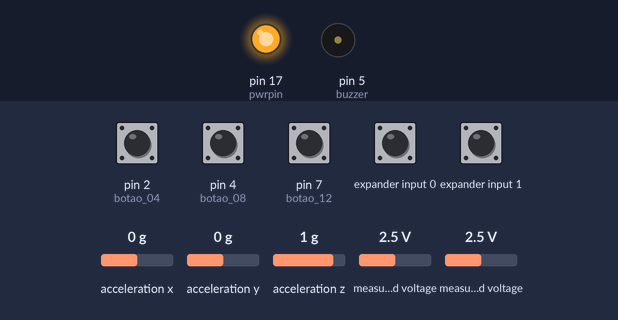
The program below on a simulated Arduino Uno, built with avr-gcc and run on an emulated ATmega328P. Parts: output pins drawn as LEDs (lit = HIGH), buzzer (waves = sounding). Wiring (inferred from the names in the program): Wii Nunchuk at I2C address 0x52. The inputs (shaded band) are chosen by the test bench; at power-on: expander input 0, expander input 1 HIGH, pin 2 (botao_04), pin 4 (botao_08), pin 7 (botao_12) LOW, acceleration x 0 g, acceleration y 0 g, acceleration z 1 g, measured voltage 2.5 V. What the program prints to the serial monitor is not drawn.

Above: at 1.3 s.
1.4 s: pin 2 (botao_04) pulled HIGH for 0.15 s
At 1.49 s:
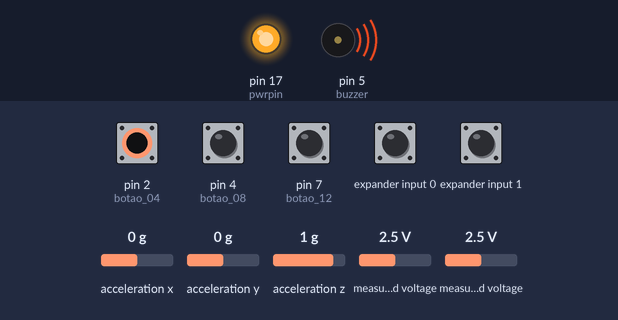
Timing chart, 0 to 4.4 s (numbered marks = the images above; inputs shaded):
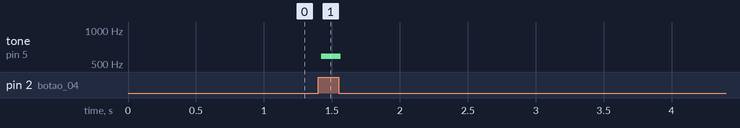

The program:

main.cpp
```cpp
#include <Arduino.h>
#include <Wire.h>
#include "nunchuck_funcs.h"
#include <math.h>

struct colors {
  int color[12][3];
  colors() {
    color[0][0] = 0;
    color[0][1] = 255;
    color[0][2] = 0;
    color[1][0] = 0;
    color[1][1] = 255;
    color[1][2] = 170;
    color[2][0] = 0;
    color[2][1] = 85;
    color[2][2] = 255;
    color[3][0] = 0;
    color[3][1] = 0;
    color[3][2] = 255;
    color[4][0] = 100;
    color[4][1] = 0;
    color[4][2] = 255;
    color[5][0] = 255;
    color[5][1] = 0;
    color[5][2] = 255;
    color[6][0] = 255;
    color[6][1] = 0;
    color[6][2] = 80;
    color[7][0] = 255;
    color[7][1] = 0;
    color[7][2] = 0;
    color[8][0] = 255;
    color[8][1] = 42;
    color[8][2] = 0;
    color[9][0] = 255;
    color[9][1] = 100;
    color[9][2] = 0;
    color[10][0] = 255;
    color[10][1] = 180;
    color[10][2] = 0;
    color[11][0] = 128;
    color[11][1] = 255;
    color[11][2] = 0;

  }
} col;

struct keys {
  int note[89];
  keys() {
    note[0] = 31; //B0
    note[1] = 33; //C1
    note[2] = 35;
    note[3] = 37;
    note[4] = 39;
    note[5] = 41;
    note[6] = 44;
    note[7] = 46;
    note[8] = 49;
    note[9] = 52;
    note[10] = 55;
    note[11] = 58;
    note[12] = 62;
    note[13] = 65;//C2
    note[14] = 69;
    note[15] = 73;
    note[16] = 78;
    note[17] = 82;
    note[18] = 87;
    note[19] = 93;
    note[20] = 98;
    note[21] = 104;
    note[22] = 110;
    note[23] = 117;
    note[24] = 123;
    note[25] = 131;//C3
    note[26] = 139;
    note[27] = 147;
    note[28] = 156;
    note[29] = 165;
    note[30] = 175;
    note[31] = 185;
    note[32] = 196;
    note[33] = 208;
    note[34] = 220;
    note[35] = 233;
    note[36] = 247;
    note[37] = 262;//C4
    note[38] = 277;
    note[39] = 294;
    note[40] = 311;
    note[41] = 330;
    note[42] = 349;
    note[43] = 370;
    note[44] = 392;
    note[45] = 415;
    note[46] = 440;
    note[47] = 466;
    note[48] = 494;
    note[49] = 523;//C5
    note[50] = 554;
    note[51] = 587;
    note[52] = 622;
    note[53] = 659;
    note[54] = 698;
    note[55] = 740;
    note[56] = 784;
    note[57] = 831;
    note[58] = 880;
    note[59] = 932;
    note[60] = 988;
    note[61] = 1047;//C6
    note[62] = 1109;
    note[63] = 1175;
    note[64] = 1245;
    note[65] = 1319;
    note[66] = 1397;
    note[67] = 1480;
    note[68] = 1568;
    note[69] = 1661;
    note[70] = 1760;
    note[71] = 1865;
    note[72] = 1976;
    note[73] = 2093;//C7
    note[74] = 2217;
    note[75] = 2349;
    note[76] = 2489;
    note[77] = 2637;
    note[78] = 2794;
    note[79] = 2911;
    note[80] = 3136;
    note[81] = 3322;
    note[82] = 3520;
    note[83] = 3729;
    note[84] = 3951;
    note[85] = 4186;//C8
    note[86] = 4435;
    note[87] = 4699;
    note[88] = 4978;//DS8
  }
} key;


int buzzer = 5;
//int botao1 = 13;
int botao_04 = 2;
int botao_08 = 4;
int botao_12 = 7;
int nota = 0;

//int pot1 = A0;
//int pot2 = A1;
//int pot3 = A2;

//int redPin = 6;
//int greenPin = 9;
//int bluePin = 10;

float normNota = 0;
//float normRange = 0;
//float normOmega = 0;

int t = 1;
int tn = 1;
//int tr = 1;
//int to = 1;

void setup() {

 nunchuck_setpowerpins();
  //Inicializa o controle
 nunchuck_init();
 //define o pino 9 como saída
 pinMode(buzzer,OUTPUT);
 //pinMode(botao1,INPUT);
 pinMode(botao_04,INPUT);
 pinMode(botao_08,INPUT);
 pinMode(botao_12,INPUT);
 //pinMode(pot1,INPUT);
 //pinMode(pot2, INPUT);
 //pinMode(pot3, OUTPUT);

 //pinMode(redPin, OUTPUT);
 //pinMode(greenPin, OUTPUT);
 //pinMode(bluePin, OUTPUT);

 Serial.begin(9600);
}

void color(unsigned char red, unsigned char green, unsigned char blue) {
//analogWrite(redPin, 255-red);
//analogWrite(greenPin, 255-green);
//analogWrite(bluePin, 255-blue);
}

int buttonPress(bool p1, bool p2, bool p3, bool p4, bool p5, int notaAnterior, int valNota, float valRange, float valOmega) {
 int a;
 float lfo = 1;
 a = p1*1 + p2*2 + p3*4 + p4*8 + p5*12;
 if (a != notaAnterior && notaAnterior != 1000 && notaAnterior && a) {
   delay(20);
   a = 0;
 }
 if (!notaAnterior && a)  {
   delay(20);
   return 1000;
 }
 if (a) {
   //lfo = pow(1.0594, valRange*sin(valOmega*t));
   tone(5, key.note[47+a + valNota]*lfo, 20);
   color(col.color[(a-1+valNota)%12][0],col.color[(a-1+valNota)%12][1], col.color[(a-1+valNota)%12][2]);
 }
 else color(0, 0, 0);
 return a;
}

int normalize(float i) {
  float r = i - (int)i;
  if (r > 0.5) return i + 1;
  return i;
}

void loop() {
nunchuck_get_data();
int leitNota = nunchuck_joyx();
//int leitRange = analogRead(pot2);
//int leitOmega = analogRead(pot3);

if (tn < 5) normNota = normalize((1 - (1/(float)tn))*normNota+(1/(float)tn)*leitNota);
if (abs(normNota - leitNota) > 3 || leitNota < 2) tn = 1;

//if (tr < 5) normRange = normalize((1 - (1/(float)tr))*normRange+(1/(float)tr)*leitRange);
//if (abs(normRange - leitRange) > 3 || leitRange < 2) tr = 1;

//if (to < 5) normOmega = normalize((1 - (1/(float)to))*normOmega+(1/(float)to)*leitOmega);
//if (abs(normOmega - leitOmega) > 3 || leitOmega < 2) to = 1;


int p1 = nunchuck_cbutton();
int p2 = nunchuck_zbutton();// = digitalRead(botao_04);
//int p1 = 0; int p2 = 0;
int p3 = digitalRead(botao_04);
//int p4 = 0; int p5 = 0;
int p4 = digitalRead(botao_08);
int p5 = digitalRead(botao_12);
//int valNota = 16;
int valRange = 0;
int valOmega = 0;
int valNota = (4*normNota-520)/160;/* + normNota/1016*/;
//float valRange = normRange/(float)512;
//float valOmega = normOmega/(float)200;
nota = buttonPress(p1, p2, p3, p4, p5, nota, valNota, valRange, valOmega);
Serial.print(leitNota);
Serial.print("\t");
Serial.print(valNota);
Serial.print("\n");
/*
Serial.print(leitNota);
Serial.print("\t");
Serial.print(normNota);
Serial.print("\t");
Serial.print(valNota);
Serial.print("\t");
Serial.print(tr);
Serial.print("\t");
Serial.print(leitRange);
Serial.print("\t");
Serial.print(normRange);
Serial.print("\t");
Serial.print(valRange);
Serial.print("\t");
Serial.print(to);
Serial.print("\t");
Serial.print(leitOmega);
Serial.print("\t");;
    color[7][0] = 255;
    color[7][1] = 0;
    color[7][2] = 0;
    color[8][0] = 255;
    color[8][1] = 42;
    color[8][2] = 0;
    color[9][0] = 255;
    color[9][1] = 100;
    color[9][2] = 0;
    color[10][0] = 255;
    color[10][1] = 180;
    color[10][2] = 0;
    color[11][0] = 128;
    color[11][1] = 255;
    color[11][2] = 0;

  }
} col;

struct keys {
  int note[89];
  keys() {
    note[0] = 31; //B0
    note[1] = 33; //C1
    note[2] = 35;
    note[3] = 37;
    note[4] = 39;
    note[5] = 41;
    note[6] = 44;
    note[7] = 46;
    note[8] = 49;
    note[9] = 52;
    note[10] = 55;
    note[11] = 58;
    note[12] = 62;
    note[13] = 65;//C2
    note[14] = 69;
Serial.print(normOmega);
Serial.print("\t");
Serial.print(valOmega);
Serial.print("\n");*/

//t++;
tn++;
//tr++;
//to++;
}
```

nunchuck_funcs.h
```cpp
/*
 * Nunchuck functions  -- Talk to a Wii Nunchuck
 *
 * This library is from the Bionic Arduino course :
 *                          http://todbot.com/blog/bionicarduino/
 *
 * 2007-11 Tod E. Kurt, http://todbot.com/blog/
 *
 * The Wii Nunchuck reading code originally from Windmeadow Labs
 *   http://www.windmeadow.com/node/42
 */

#if (ARDUINO >= 100)
#include <Arduino.h>
#else
#include <WProgram.h>
//#define Wire.write(x) Wire.send(x)
//#define Wire.read() Wire.receive()
#endif


static uint8_t nunchuck_buf[6];   // array to store nunchuck data,

// Uses port C (analog in) pins as power & ground for Nunchuck
static void nunchuck_setpowerpins()
{
#define pwrpin PORTC3
#define gndpin PORTC2
    DDRC |= _BV(pwrpin) | _BV(gndpin);
    PORTC &=~ _BV(gndpin);
    PORTC |=  _BV(pwrpin);
    delay(100);  // wait for things to stabilize
}

// initialize the I2C system, join the I2C bus,
// and tell the nunchuck we're talking to it
static void nunchuck_init()
{
    Wire.begin();                // join i2c bus as master
    Wire.beginTransmission(0x52);// transmit to device 0x52
#if (ARDUINO >= 100)
    Wire.write((uint8_t)0x40);// sends memory address
    Wire.write((uint8_t)0x00);// sends sent a zero.
#else
    Wire.send((uint8_t)0x40);// sends memory address
    Wire.send((uint8_t)0x00);// sends sent a zero.
#endif
    Wire.endTransmission();// stop transmitting
}

// Send a request for data to the nunchuck
// was "send_zero()"
static void nunchuck_send_request()
{
    Wire.beginTransmission(0x52);// transmit to device 0x52
#if (ARDUINO >= 100)
    Wire.write((uint8_t)0x00);// sends one byte
#else
    Wire.send((uint8_t)0x00);// sends one byte
#endif
    Wire.endTransmission();// stop transmitting
}

// Encode data to format that most wiimote drivers except
// only needed if you use one of the regular wiimote drivers
static char nunchuk_decode_byte (char x)
{
    x = (x ^ 0x17) + 0x17;
    return x;
}

// Receive data back from the nunchuck,
// returns 1 on successful read. returns 0 on failure
static int nunchuck_get_data()
{
    int cnt=0;
    Wire.requestFrom (0x52, 6);// request data from nunchuck
    while (Wire.available ()) {
        // receive byte as an integer
#if (ARDUINO >= 100)
        nunchuck_buf[cnt] = nunchuk_decode_byte( Wire.read() );
#else
        nunchuck_buf[cnt] = nunchuk_decode_byte( Wire.receive() );
#endif
        cnt++;
    }
    nunchuck_send_request();  // send request for next data payload
    // If we recieved the 6 bytes, then go print them
    if (cnt >= 5) {
        return 1;   // success
    }
    return 0; //failure
}

// Print the input data we have recieved
// accel data is 10 bits long
// so we read 8 bits, then we have to add
// on the last 2 bits.  That is why I
// multiply them by 2 * 2
static void nunchuck_print_data()
{
    static int i=0;
    int joy_x_axis = nunchuck_buf[0];
    int joy_y_axis = nunchuck_buf[1];
    int accel_x_axis = nunchuck_buf[2]; // * 2 * 2;
    int accel_y_axis = nunchuck_buf[3]; // * 2 * 2;
    int accel_z_axis = nunchuck_buf[4]; // * 2 * 2;

    int z_button = 0;
    int c_button = 0;

    // byte nunchuck_buf[5] contains bits for z and c buttons
    // it also contains the least significant bits for the accelerometer data
    // so we have to check each bit of byte outbuf[5]
    if ((nunchuck_buf[5] >> 0) & 1)
        z_button = 1;
    if ((nunchuck_buf[5] >> 1) & 1)
        c_button = 1;

    if ((nunchuck_buf[5] >> 2) & 1)
        accel_x_axis += 1;
    if ((nunchuck_buf[5] >> 3) & 1)
        accel_x_axis += 2;

    if ((nunchuck_buf[5] >> 4) & 1)
        accel_y_axis += 1;
    if ((nunchuck_buf[5] >> 5) & 1)
        accel_y_axis += 2;

    if ((nunchuck_buf[5] >> 6) & 1)
        accel_z_axis += 1;
    if ((nunchuck_buf[5] >> 7) & 1)
        accel_z_axis += 2;

    Serial.print(i,DEC);
    Serial.print("\t");

    Serial.print("joy:");
    Serial.print(joy_x_axis,DEC);
    Serial.print(",");
    Serial.print(joy_y_axis, DEC);
    Serial.print("  \t");

    Serial.print("acc:");
    Serial.print(accel_x_axis, DEC);
    Serial.print(",");
    Serial.print(accel_y_axis, DEC);
    Serial.print(",");
    Serial.print(accel_z_axis, DEC);
    Serial.print("\t");

    Serial.print("but:");
    Serial.print(z_button, DEC);
    Serial.print(",");
    Serial.print(c_button, DEC);

    Serial.print("\r\n");  // newline
    i++;
}

// returns zbutton state: 1=pressed, 0=notpressed
static int nunchuck_zbutton()
{
    return ((nunchuck_buf[5] >> 0) & 1) ? 0 : 1;  // voodoo
}

// returns zbutton state: 1=pressed, 0=notpressed
static int nunchuck_cbutton()
{
    return ((nunchuck_buf[5] >> 1) & 1) ? 0 : 1;  // voodoo
}

// returns value of x-axis joystick
static int nunchuck_joyx()
{
    return nunchuck_buf[0];
}

// returns value of y-axis joystick
static int nunchuck_joyy()
{
    return nunchuck_buf[1];
}

// returns value of x-axis accelerometer
static int nunchuck_accelx()
{
    return nunchuck_buf[2];   // FIXME: this leaves out 2-bits of the data
}

// returns value of y-axis accelerometer
static int nunchuck_accely()
{
    return nunchuck_buf[3];   // FIXME: this leaves out 2-bits of the data
}

// returns value of z-axis accelerometer
static int nunchuck_accelz()
{
    return nunchuck_buf[4];   // FIXME: this leaves out 2-bits of the data
}
```

Measured:
- after the input at 1.4 s, tone on pin 5 (buzzer): silent → 587 Hz at once, → silent 0.14 s later
